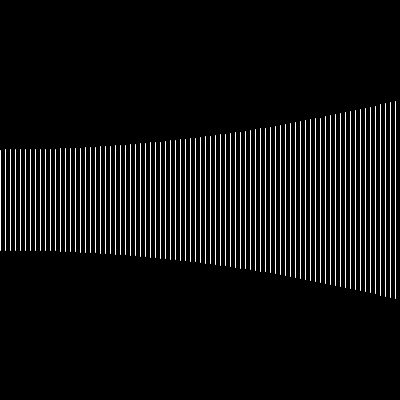
Frame 1 (no input)
Frame 60 (the mouse pressed at the canvas centre just before this capture): identical to frame 1, image omitted
Frame 120 (the mouse held since frame 60 and released just before this capture): identical to frame 1, image omitted

The Processing sketch that drew this single still picture (run headless with seeded random() and noise(); from frame 60 on, the mouse is pressed at the canvas centre):

// Processing sketch: Penner_equations_v1
// ── Penner_equations_v1.pde
float r1, r2, mW, mH, r;

void setup() {
  r1 = 50;
  r2 = 100;
  size(400, 400);
  background(0);
  mW = width/2;
  mH = height/2;
  
  
  stroke(250);

  float dR = r2 - r1;

  for (int i=0;i<width;i+=5) {
    float t = i;
    float b = r1;
    float c = dR;
    float d = width;
    
    t /= d;    
    r = c*t*t + b;
    
    println(r);
    line(i, mH+r, i, mH-r);
  }
  
}

void draw() {
  
}
